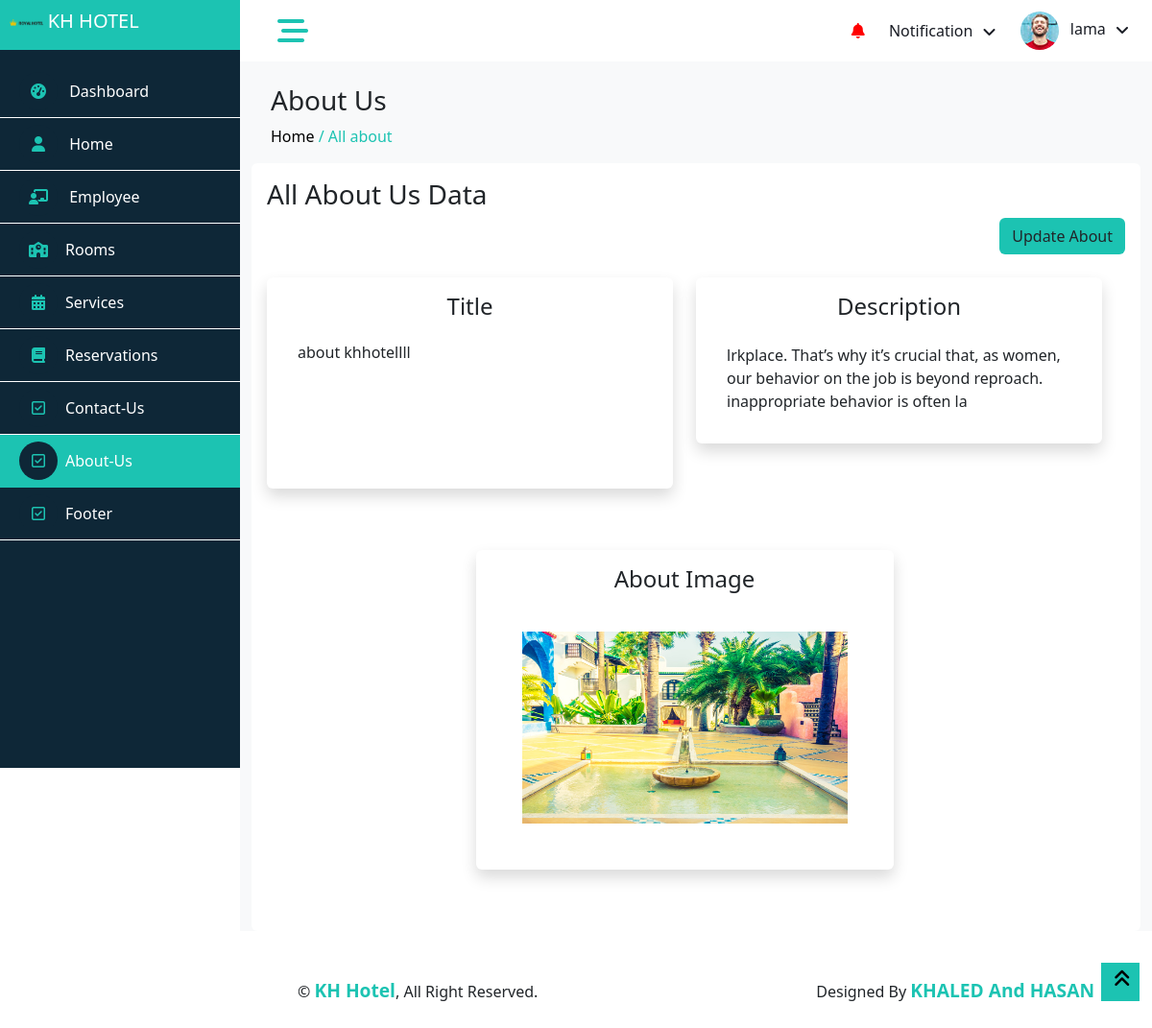
The app's page /aboutDetails.php (signed in) with its own data.
### tables this page shows
CREATE TABLE `aboutus` (
  `about_id` int(10) UNSIGNED NOT NULL,
  `about_image` varchar(255) NOT NULL,
  `about_title` varchar(255) NOT NULL,
  `about_description` varchar(255) NOT NULL
);

### aboutDetails.php (the view, shortened to what this page needs)
<?php
include('connect.php');
require('common/header.php');
$sql = "SELECT * from aboutus";
$result = $conn->query($sql);
$about = $result->fetch_assoc();
?>
<body>
    <div class="container-fluid position-relative bg-white d-flex p-0">
        <?php require('common/sidebar.php'); ?>
        <div class="content">
            <?php require('common/navbar.php'); ?>
            <div class="container-fluid pt-4 min-vh-100 bg-light">
                <div class="row ms-2">
                    <h3>About Us</h3>
                    <a href="index.php" style="color: black;">
                        <p>Home
                    </a> <span style="color: #1cc3b2;"> / <a href="aboutDetails.php" style="color:#1cc3b2">All
                            about</a></span></p>
                </div>
                <div class="card height-auto border-0">
                    <div class="card-body">
                        <div class="heading-layout1">
                            <div class="item-title">
                                <h3>All About Us Data</h3>
                            </div>
                        </div>
                        <div class="row">
                            <div class="col text-end">
                                <button type="button" class="btn  edit" data-id="<?php echo $about['about_id'] ?>" title="<?php echo $about['about_title'] ?>" description="<?php echo $about['about_description'] ?>" img="<?php echo $about['about_image'] ?>" data-bs-toggle="modal" data-bs-target="#updateAbout1" style="background-color:#1cc3b2;text-align:right">
                                    Update About
                                </button>
                            </div>
                        </div>
                        <div class=" row mt-4">
                            <div class="row">
                                <div class="col-lg-6 col-sm-12 mb-3 ">
                                    <div class="shadow p-3 mb-5 bg-body rounded" style="min-height: 220px;">
                                        <h4 class="text-center mb-2">Title</h4>
                                        <div class="card-body">
                                            <h6> <?php echo $about['about_title'] ?></h6>
                                        </div>
                                    </div>
                                </div>
                                <div class="col-lg-6 col-sm-12 mb-3">
                                    <div class="shadow p-3 mb-5 bg-body rounded">
                                        <h4 class="text-center mb-2">Description</h4>
                                        <div class="card-body">
                                            <?php echo $about['about_description'] ?>
                                        </div>
                                    </div>
                                </div>
                                <center>
                                    <div class="col-lg-6 col-sm-12 mb-3">
                                        <div class="shadow p-3 mb-5 bg-body rounded">
                                            <h4 class="text-center mb-2">About Image</h4>
                                            <div class="card-body">
                                                <div class="card-body">
                                                    <img src="img/about/<?php echo $about['about_image'] ?>" width="100%" height="200px" alt="">
                                                </div>
                                            </div>
                                        </div>
                                    </div>
                                </center>
                            </div>
                        </div>
                    </div>
                </div>
            </div>
            <div class="container-fluid">
                <?php require('common/footer.php'); ?>
            </div>
        </div>
        <a href="#" class="btn btn-lg  btn-lg-square back-to-top  bg-yellow" style="border-radius:0px"><i class="fa fa-angle-double-up" style="color: black;"></i></a>
    </div>
</body>
</html>

### css/style.css (style rules this page uses)
:root { --primary: blue; --light: #F3F6F9; --dark: #191C24; }
.back-to-top { position: fixed; display: none; right: 13px; bottom: 28px; z-index: 99; }
.btn { transition: .5s; }
.btn-lg-square { width: 40px; height: 40px; }
.btn-square, .btn-sm-square, .btn-lg-square { padding: 0; display: inline-flex; align-items: center; justify-content: center; font-weight: normal; border-radius: 0px; }
.content { margin-left: 250px; min-height: 100vh; background: #FFFFFF; transition: 0.5s; }
@media (min-width: 992px) { .content { width: calc(100% - 250px); } }
.bg-yellow { background-color: #1cc3b2 !important; }

### css/datatables.css (style rules this page uses)
:root { --dt-row-selected: 13, 110, 253; --dt-row-selected-text: 255, 255, 255; --dt-row-selected-link: 9, 10, 11; --dt-row-stripe: 0, 0, 0; --dt-row-hover: 0, 0, 0; --dt-column-ordering: 0, 0, 0; --dt-html-background: white }

### records on screen
aboutus: about_title "about khhotellll", about_description "lrkplace. That’s why it’s crucial that, as women, our behavior on the job is beyond reproach. inappropriate behavior is often la", about_image (picture)

### other values on screen
$_SESSION['firstName'] "lama"
